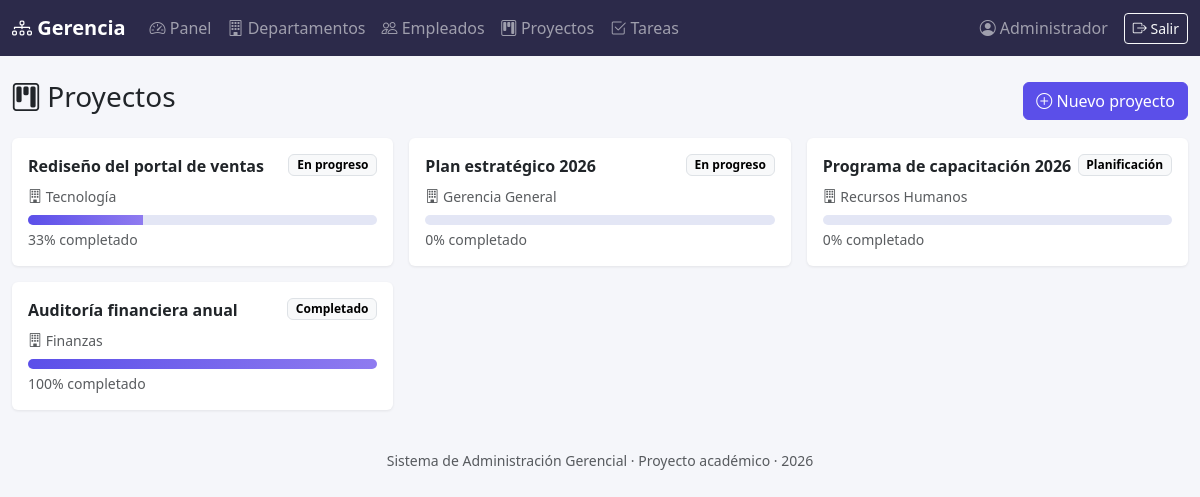
Page /proyectos (signed in) on the committed database.
### tables this page shows
CREATE TABLE proyectos (
    id INT AUTO_INCREMENT PRIMARY KEY,
    nombre VARCHAR(150) NOT NULL,
    descripcion TEXT,
    departamento_id INT NOT NULL,
    fecha_inicio DATE NOT NULL,
    fecha_fin_estimada DATE DEFAULT NULL,
    estado ENUM('planificacion', 'en_progreso', 'completado', 'cancelado') NOT NULL DEFAULT 'planificacion',
    creado_en DATETIME DEFAULT CURRENT_TIMESTAMP,
    CONSTRAINT fk_proyecto_departamento FOREIGN KEY (departamento_id) REFERENCES departamentos(id)
);

CREATE TABLE departamentos (
    id INT AUTO_INCREMENT PRIMARY KEY,
    nombre VARCHAR(100) NOT NULL UNIQUE,
    descripcion VARCHAR(255) DEFAULT '',
    creado_en DATETIME DEFAULT CURRENT_TIMESTAMP
);

### app/Core/Controller.php (called while the page is built, shortened)
<?php
abstract class Controller
{
    protected function vista(string $vista, array $datos = []): void
    {
        require __DIR__ . '/../Views/layout.php';
    }
}

### app/Controllers/ProyectoController.php (called while the page is built, shortened)
<?php
class ProyectoController extends Controller
{
    public function index(): void
    {
        $proyectos = new Proyecto();
        $this->vista('proyectos/index', [
            'titulo' => 'Proyectos',
            'proyectos' => $proyectos->conDepartamentoYAvance(),
        ]);
    }
}

### public/index.php (called while the page is built, shortened)
<?php
spl_autoload_register(function (string $clase) {
    $prefijo = 'App\\';
    $rutaRelativa = str_replace('\\', '/', substr($clase, strlen($prefijo)));
    $archivo = __DIR__ . '/../app/' . $rutaRelativa . '.php';
});
$config = require __DIR__ . '/../config/config.php';
$router = new Router();
$router->get('/login', 'AuthController', 'mostrarLogin');
$router->post('/login', 'AuthController', 'login');
$router->get('/logout', 'AuthController', 'logout');
$router->get('/', 'DashboardController', 'index');
$router->get('/departamentos', 'DepartamentoController', 'index');
$router->get('/departamentos/nuevo', 'DepartamentoController', 'crearForm');
$router->post('/departamentos', 'DepartamentoController', 'crear');
$router->get('/departamentos/{id}/editar', 'DepartamentoController', 'editarForm');
$router->post('/departamentos/{id}', 'DepartamentoController', 'actualizar');
$router->get('/empleados', 'EmpleadoController', 'index');
$router->get('/empleados/nuevo', 'EmpleadoController', 'crearForm');
$router->post('/empleados', 'EmpleadoController', 'crear');
$router->get('/empleados/{id}/editar', 'EmpleadoController', 'editarForm');
$router->post('/empleados/{id}', 'EmpleadoController', 'actualizar');
$router->post('/empleados/{id}/desactivar', 'EmpleadoController', 'desactivar');
$router->get('/proyectos', 'ProyectoController', 'index');
$router->get('/proyectos/nuevo', 'ProyectoController', 'crearForm');
$router->post('/proyectos', 'ProyectoController', 'crear');
$router->get('/proyectos/{id}', 'ProyectoController', 'ver');
$router->post('/proyectos/{id}/estado', 'ProyectoController', 'cambiarEstado');
$router->get('/tareas', 'TareaController', 'index');
$router->post('/proyectos/{proyectoId}/tareas', 'TareaController', 'crear');
$router->post('/tareas/{id}/estado', 'TareaController', 'cambiarEstado');
$uri = parse_url($_SERVER['REQUEST_URI'], PHP_URL_PATH) ?? '/';
$uri = rtrim($uri, '/');
$router->resolver($_SERVER['REQUEST_METHOD'], $uri);

### app/Core/Model.php (called while the page is built, shortened)
<?php
abstract class Model
{
    public function __construct()
    {
        $this->db = Database::conectar();
    }
}

### config/config.php (called while the page is built, shortened)
<?php
$rutaEnv = __DIR__ . '/../.env';
if (!function_exists('env')) {
    function env(string $clave, $defecto = null)
    {
        $valor = getenv($clave);
        return $valor === false ? $defecto : $valor;
    }
}
return [
    'app' => [
        'nombre' => env('APP_NOMBRE', 'Sistema de Administración Gerencial'),
        'base' => rtrim(env('APP_BASE', ''), '/'),
        'debug' => env('APP_DEBUG', 'true') === 'true',
    ],
    'db' => [
        'host' => env('DB_HOST', '127.0.0.1'),
        'port' => env('DB_PORT', '3306'),
        'name' => env('DB_NAME', 'sistema_administracion'),
        'user' => env('DB_USER', 'root'),
        'pass' => env('DB_PASS', ''),
    ],
];

### app/Core/Database.php (called while the page is built, shortened)
<?php
class Database
{
    private static ?PDO $conexion = null;
    public static function conectar(): PDO
    {
        if (self::$conexion === null) {
            $config = require __DIR__ . '/../../config/config.php';
            $db = $config['db'];
            $dsn = sprintf(
                'mysql:host=%s;port=%s;dbname=%s;charset=utf8mb4',
                $db['host'],
                $db['port'],
                $db['name']
            );
            try {
                self::$conexion = new PDO($dsn, $db['user'], $db['pass'], [
                    PDO::ATTR_ERRMODE => PDO::ERRMODE_EXCEPTION,
                    PDO::ATTR_DEFAULT_FETCH_MODE => PDO::FETCH_ASSOC,
                    PDO::ATTR_EMULATE_PREPARES => false,
                ]);
            } catch (PDOException $e) {
                http_response_code(500);
                die(
                    '<div style="font-family:sans-serif;padding:2rem;color:#b00">'
                    . '<h2>No se pudo conectar a la base de datos</h2>'
                    . '<p>Revisa que MySQL esté corriendo en Laragon y que el archivo .env tenga los datos correctos.</p>'
                    . '<p><small>' . htmlspecialchars($e->getMessage()) . '</small></p>'
                    . '</div>'
                );
            }
        }
        return self::$conexion;
    }
}

### app/Models/Proyecto.php (called while the page is built, shortened)
<?php
class Proyecto extends Model
{
    public function conDepartamentoYAvance(): array
    {
        $proyectos = $this->db->query(
            'SELECT p.*, d.nombre AS departamento_nombre
             FROM proyectos p
             JOIN departamentos d ON d.id = p.departamento_id
             ORDER BY FIELD(p.estado, "en_progreso", "planificacion", "completado", "cancelado"), p.fecha_inicio DESC'
        )->fetchAll();
        return $proyectos;
    }
}

### app/Views/proyectos/index.php (the view, shortened to what this page needs)
<div class="d-flex justify-content-between align-items-center mb-3">
    <h3><i class="bi bi-kanban"></i> Proyectos</h3>
    <a href="/proyectos/nuevo" class="btn btn-primary" style="background-color:#5b4fe9;border-color:#5b4fe9;">
        <i class="bi bi-plus-circle"></i> Nuevo proyecto
    </a>
</div>
<div class="row g-3">
<?php foreach ($proyectos as $p): ?>
    <div class="col-md-6 col-lg-4">
        <a href="/proyectos/<?= $p['id'] ?>" class="text-decoration-none text-dark">
            <div class="card p-3 h-100">
                <div class="d-flex justify-content-between align-items-start mb-2">
                    <strong><?= htmlspecialchars($p['nombre']) ?></strong>
                    <span class="badge text-bg-light border"><?= \App\Models\Proyecto::ETIQUETAS_ESTADO[$p['estado']] ?></span>
                </div>
                <div class="text-muted small mb-2"><i class="bi bi-building"></i> <?= htmlspecialchars($p['departamento_nombre']) ?></div>
                <div class="barra-depto mb-1"><div style="width: <?= (int) $p['avance'] ?>%"></div></div>
                <div class="text-muted small"><?= (int) $p['avance'] ?>% completado</div>
            </div>
        </a>
    </div>
<?php endforeach; ?>
</div>

### app/Core/Router.php (shortened to what this page needs)
<?php
class Router
{
    private array $rutas = [];
    private function agregar(string $metodo, string $ruta, string $controlador, string $accion): void
    {
        $this->rutas[] = compact('metodo', 'ruta', 'controlador', 'accion');
    }
    public function resolver(string $metodo, string $uriPath): void
    {
        foreach ($this->rutas as $r) {
            if ($r['metodo'] !== $metodo) {
                continue;
            }
            $patron = preg_replace('#\{[a-zA-Z_]+\}#', '([^/]+)', $r['ruta']);
            $patron = '#^' . $patron . '$#';
            if (preg_match($patron, $uriPath, $coincidencias)) {
                array_shift($coincidencias);
                $this->despachar($r['controlador'], $r['accion'], $coincidencias);
                return;
            }
        }
    }
    private function despachar(string $nombreControlador, string $accion, array $parametros): void
    {
        $controlador = new $clase();
        call_user_func_array([$controlador, $accion], $parametros);
    }
}

### app/Views/layout.php (style rules this page uses)
body { background-color: #f5f6fa; }
.card { border: none; box-shadow: 0 1px 3px rgba(0,0,0,.08); }
.barra-depto { height: 10px; border-radius: 6px; background: #e3e6f5; overflow: hidden; }
.barra-depto > div { height: 100%; background: linear-gradient(90deg, #5b4fe9, #8f7bf0); }

### rows in the picture
proyectos: nombre "Rediseño del portal de ventas", estado "En progreso", departamento.nombre "Tecnología", avance "33"
proyectos: nombre "Plan estratégico 2026", estado "En progreso", departamento.nombre "Gerencia General", avance "0"
proyectos: nombre "Programa de capacitación 2026", estado "Planificación", departamento.nombre "Recursos Humanos", avance "0"
proyectos: nombre "Auditoría financiera anual", estado "Completado", departamento.nombre "Finanzas", avance "100"
